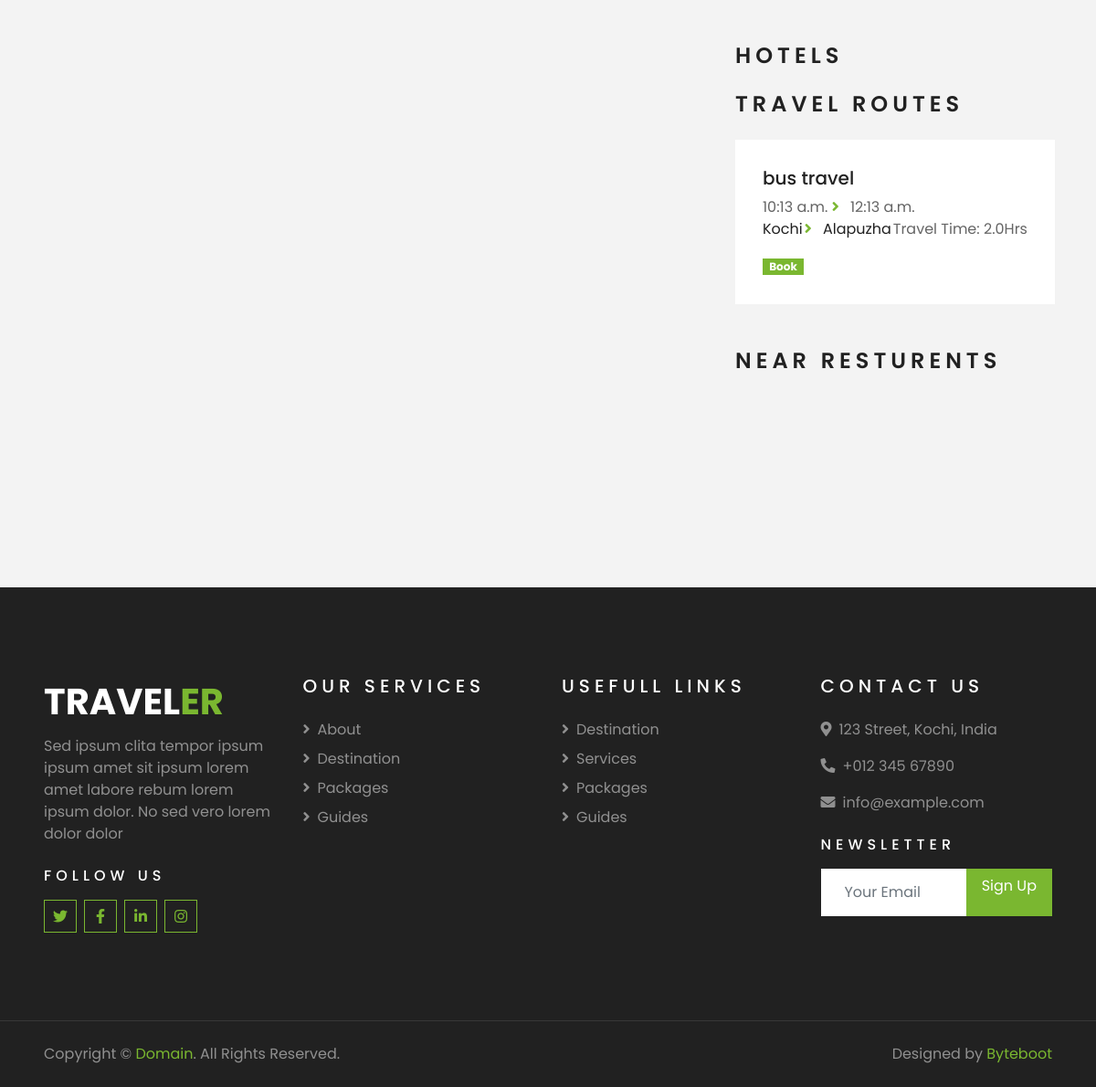
The page /OnDestinationClick/3 (lower part) on the database as committed earlier.
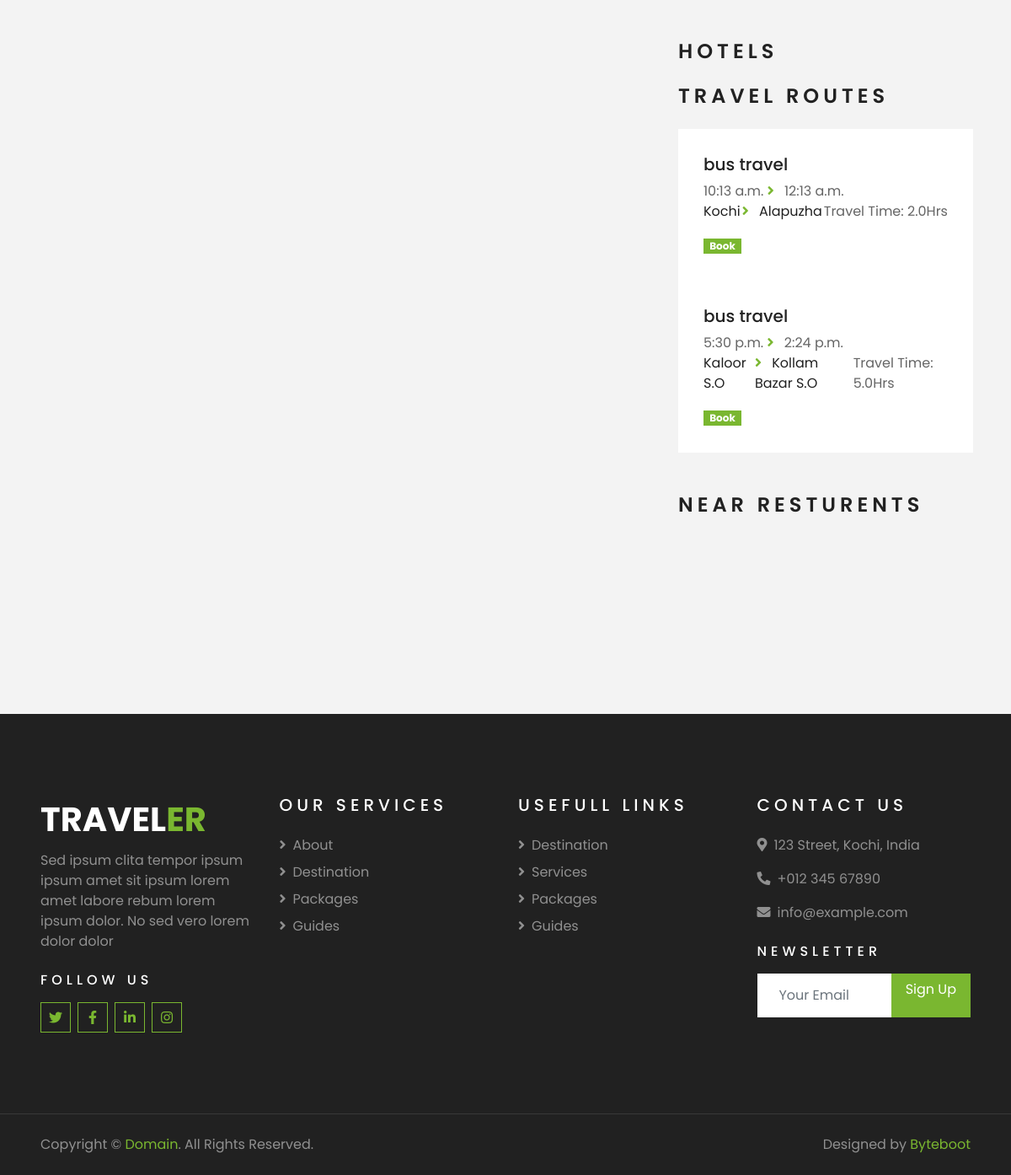
The same page on the database as committed later.
### Destinations/models.py (models this page shows)
class Journey(models.Model):
    options = (("air","air"),("train","train"),("bus","bus"),("other","other"))
    staring_from = models.CharField(max_length=255,null=True,blank=True)
    spincode = models.IntegerField(null=True,blank=True)
    start_date = models.DateField(auto_now_add=False,null=True,blank=True),
    straing_time = models.TimeField(null=True,blank=True)
    destination = models.CharField(max_length=255,null=True,blank=True)
    epincode = models.IntegerField(null=True,blank=True)
    stopbetween_mode = models.CharField(max_length=255, choices=options,null=True,blank=True)
    stop_beteween = models.CharField(max_length=255,null=True)
    destination_include = models.ForeignKey(Destination, on_delete=models.SET_NULL,null=True,blank=True)
    end_date = models.DateField(auto_now_add=False,null=True,blank=True),
    ending_time = models.TimeField(null=True,blank=True)
    Time_Taken_toTravel_in_Hours = models.FloatField(null=True,blank=True)
    mode_of_travel = models.CharField(max_length=255, choices=options,null=True,blank=True)
    cost = models.IntegerField(null=True,blank=True)
    total_Kilomeaters = models.FloatField(null=True,blank=True)

### Home/views.py (the view)
# urls.py: path("OnDestinationClick/<int:pk>",views.OnDestinationClick,name="OnDestinationClick"),
def OnDestinationClick(request,pk):
    try:
        desti = Destination.objects.get(id = pk)
    except:
        desti = []
    try:
        paki = Packages.objects.filter(destination = desti)
    except:
        paki = []
    try:
        route = Journey.objects.filter(destination_include = desti)
    except:
        route = []
    try:
        guide = TourGuids.objects.filter(Destination_Near = desti)
    except:
        guide = []
    try:
        hotels = Hotels.objects.filter(Destination_Near = desti)
    except:
        hotels = []
    try:
        rest = Restaurants.objects.filter(Destination_Near = desti)
    except:
        rest = []
    context = {
        "desti":desti,
        "paki":paki,
        "route":route,
        "guide":guide,
        "hotels":hotels,
        "rest":rest,
    }
    return render(request,"destinationforuser.html",context)

### Destinations/models.py (called while the page is built)
    def __str__(self):
        return self.country_name

### templates/destinationforuser.html (shortened to what this page needs)
{% extends "index.html" %}
{% block content %}
 <div class="container-fluid py-5">
    <div class="container py-5">
<br><br>
        <div class="row">
            <div class="col-lg-8">
            </div>
            <div class="col-lg-4 mt-5 mt-lg-0">
                <h4 class="text-uppercase mb-4" style="letter-spacing: 5px;">Hotels</h4>
                <div class="mb-5">
                    <h4 class="text-uppercase mb-4" style="letter-spacing: 5px;">Travel Routes</h4>
                    {% for rot in route %}
                    <div class="bg-white" style="padding: 30px;">
                        <ul class="list-inline m-0">
                            <h5>{{rot.mode_of_travel}} travel</h5>
                            {{rot.straing_time}} <i class="fa fa-angle-right text-primary mr-2"></i> {{rot.ending_time}}
                            <li class="mb-3 d-flex justify-content-between align-items-center">
                                <a class="text-dark" href="#">
                                    {{rot.staring_from}}</a>
                                    <a class="text-dark" href="#"><i class="fa fa-angle-right text-primary mr-2"></i>
                                        {{rot.destination}}</a>
                            <span>Travel Time: {{rot.Time_Taken_toTravel_in_Hours}}Hrs</span>
                            </li>
                            <a href="{%url 'BookJourny' rot.id %}" class="badge badge-primary badge-pill">Book</a>
                        </ul>
                    </div>
                    {% endfor %}
                </div>
                <div class="mb-5">
                    <h4 class="text-uppercase mb-4" style="letter-spacing: 5px;">Near Resturents</h4>
                </div>
            </div>
        </div>
    </div>
</div>
{% endblock %}

Rows that differ between the two databases and show on the page:
added Journey: mode_of_travel "bus", straing_time "5:30 p.m.", ending_time "2:24 p.m.", staring_from "Kaloor S.O", destination "Kollam Bazar S.O", Time_Taken_toTravel_in_Hours "5.0"
